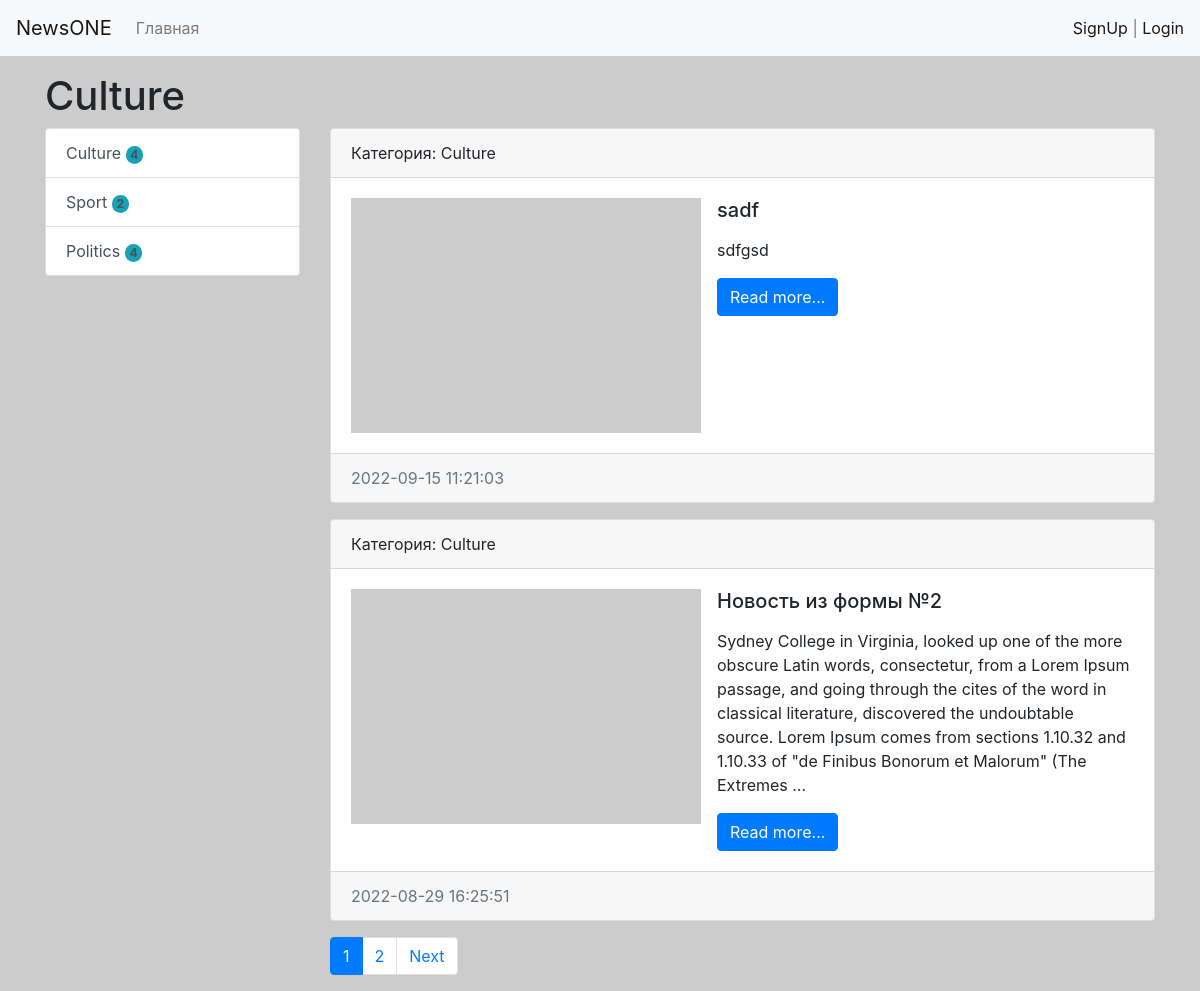
Page /category/1/ on the committed database.
### news/models.py (models this page shows, shortened)
class Category(models.Model):
    title = models.CharField(max_length=150, db_index=True, verbose_name='Наименование категории')
    def get_absolute_url(self):
        return reverse('category', kwargs={'category_id': self.pk})
    def __str__(self):
        return self.title
    class Meta:
        verbose_name = "Категория"
        verbose_name_plural = "Категории"
        ordering = ['title']

class News(models.Model):
    title = models.CharField(max_length=150, verbose_name='Наименование')
    content = models.TextField(blank=True, verbose_name='Содержание')
    created_at = models.DateTimeField(auto_now_add=True, verbose_name='Дата создания')
    updated_at = models.DateTimeField(auto_now=True, verbose_name='Дата изменения')
    photo = models.ImageField(upload_to='photo/%Y/%m/%d/', verbose_name='Фото', blank=True)
    is_published = models.BooleanField(default=True, verbose_name='Опубликована ли')
    category = models.ForeignKey('Category', on_delete=models.PROTECT, verbose_name='Категория')
    views = models.IntegerField(default=0)
    def get_absolute_url(self):
        return reverse('view_news', kwargs={'pk': self.pk})
    class Meta:
        verbose_name = "Новость"
        verbose_name_plural = "Новости"
        ordering = ['-created_at', 'title']

### news/views.py (the view)
# urls.py: path('category/<int:category_id>/', NewsCategory.as_view(), name='category'),
class NewsCategory(MyMixin, ListView):
    model = News
    template_name = 'news/category.html'
    context_object_name = 'news'
    allow_empty = False
    paginate_by = 2
    def get_context_data(self, *, object_list=None, **kwargs):
        context = super().get_context_data(**kwargs)
        context['category'] = Category.objects.get(pk=self.kwargs['category_id'])
        context['title'] = self.get_upper(Category.objects.get(pk=self.kwargs['category_id']))
        return context
    def get_queryset(self):
        return News.objects.filter(category_id=self.kwargs['category_id'], is_published=True).select_related('category')

### news/templatetags/news_tags.py (called while the page is built)
@register.inclusion_tag('news/list_categories.html')
def show_categories():
    categories = cache.get('categories')
    if not categories:
        categories = Category.objects.annotate(cnt=Count('news', filter=F('news__is_published'))).filter(cnt__gt=0)
        cache.set('categories', categories, 30)
    return {'categories': categories}

### news/utils.py (called while the page is built)
    def get_upper(self, s):
        if isinstance(s, str):
            return s.upper()
        return s.title.upper()

### news/templates/news/category.html (shortened to what this page needs)
{% extends 'base.html' %}
{% block h1 %}
{{ category.title }}
{% endblock %}
{% block sidebar %}
{% include 'inc/_sitebar.html' %}
{% endblock %}
{% block content %}
{% for item in news %}
<div class="card mb-3">
    <div class="card-header">
        Категория: {{ item.category }}
    </div>
    <div class="card-body">
        <div class="media">
            {% if item.photo %}
            <img src="{{ item.photo.url }}" alt="" width="350" class="mr-3">
            {% else %}
            <img src="https://dummyimage.com/350x235/fff/aaa" alt="" class="mr-3">
            {% endif %}
            <div class="media-body">
                <h5 class="card-title">{{ item.title }}</h5>
                <p class="card-text">{{ item.content| linebreaks| truncatewords:50 }}</p>
                <a href="{{ item.get_absolute_url }}" class="btn btn-primary">Read more...</a>
            </div>
        </div>
    </div>
    <div class="card-footer text-muted">
        {{ item.created_at|date:"Y-m-d H:i:s" }}
    </div>
</div>
{% endfor %}
{% endblock %}

### news/templates/news/list_categories.html
<div class="list-group">
    {% for item in categories %}
    <a href="{{ item.get_absolute_url }}" class="list-group-item list-group-item-action">{{ item.title }} <span
            class="badge bg-info rounded-pill">{{ item.cnt }}</span></a>
    {% endfor %}
</div>

### rows in the picture
Category: title "Culture", cnt "4"
Category: title "Sport", cnt "2"
Category: title "Politics", cnt "4"
News: category "Culture", title "sadf", content "sdfgsd", created_at "2022-09-15 11:21:03"
News: category "Culture", title "Новость из формы №2", content "Sydney College in Virginia, looked up one of the more obscure Latin words, consectetur, from a Lorem Ipsum passage, and going through the cites of the word in classical literature, discovered the undoubtable source. Lorem Ipsum comes from sections 1.10.32 and 1.10.33 of \"de Finibus Bonorum et Malorum\" (The Extremes …", created_at "2022-08-29 16:25:51"

### other values in the picture
{{ p }} "1"
{{ p }} "2"
